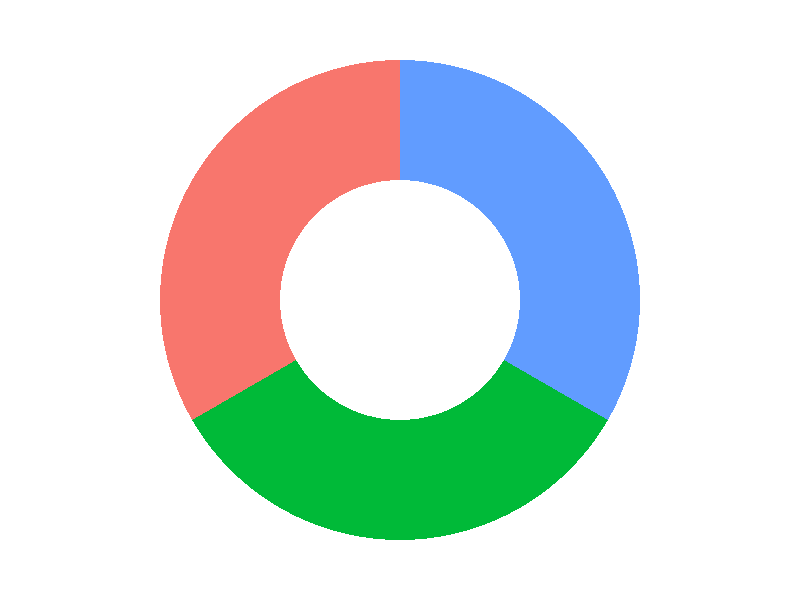
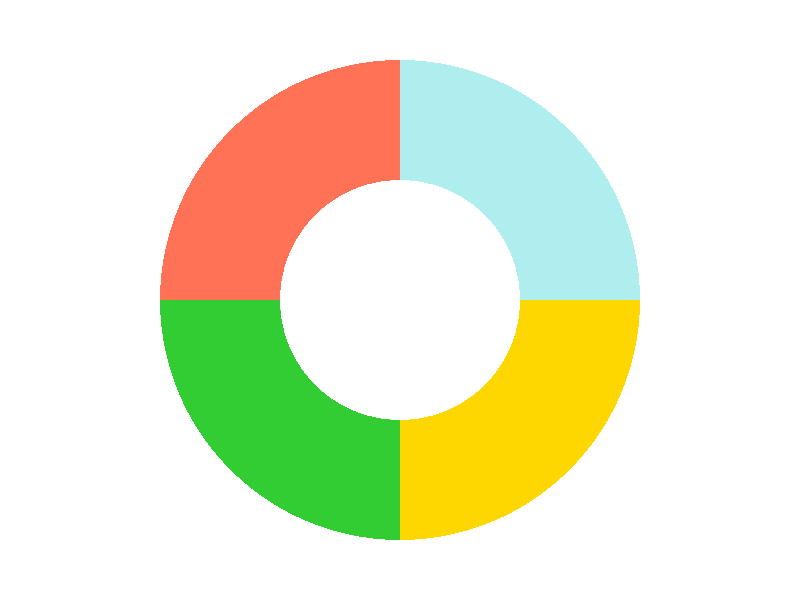

Write R code to recreate these figures, in order.


library(ggplot2)
library(grid)
library(gridExtra)


### CHI base 


# Create test data.
data <- data.frame(
  category=c("Stony Coral", "Macroalgae", "Fish Biomass"),
  count=c(33, 33, 33)
)

# Compute percentages
data$fraction = data$count / sum(data$count)

# Compute the cumulative percentages (top of each rectangle)
data$ymax = cumsum(data$fraction)

# Compute the bottom of each rectangle
data$ymin = c(0, head(data$ymax, n=-1))

# Make the plot
ggplot(data, aes(ymax=ymax, ymin=ymin, xmax=4, xmin=3, fill=category)) +
  geom_rect() +
  coord_polar(theta="y") + # Try to remove that to understand how the chart is built initially
  xlim(c(2, 4))+ # 
  theme_void()+
  #annotate("text",x = 2, y = 0, label= "CHI", size = 10)+
  theme(
    legend.position = "none"
  )

### that was the base plot for CHI.... go to inkscape to complete with texts


## RHI 
rhi <- data.frame(
  category=c("Stony Coral", "Macroalgae", "Herbivorous Biomass","Commercial Biomass"),
  count=c(25, 25, 25,25)
)

# Compute percentages
rhi$fraction = rhi$count / sum(rhi$count)

# Compute the cumulative percentages (top of each rectangle)
rhi$ymax = cumsum(rhi$fraction)

# Compute the bottom of each rectangle
rhi$ymin = c(0, head(rhi$ymax, n=-1))

# Make the plot
ggplot(rhi, aes(ymax=ymax, ymin=ymin, xmax=4, xmin=3, fill=category)) +
  geom_rect() +
  coord_polar(theta="y") + # Try to remove that to understand how the chart is built initially
  xlim(c(2, 4))+
  scale_fill_manual(values = c("coral1","limegreen","gold","paleturquoise"))+ 
  theme_void()+
  #annotate("text",x = 2, y = 0, label= "CHI", size = 10)+
  theme(
    legend.position = "none"
  )
